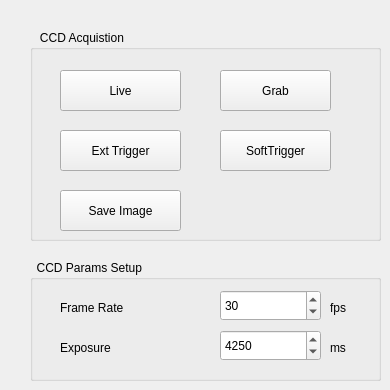
    <widget class="QWidget" name="tab_4">
     <attribute name="title">
      <string>CCD</string>
     </attribute>
     <widget class="QGroupBox" name="groupBox_4">
      <property name="geometry">
       <rect>
        <x>30</x>
        <y>30</y>
        <width>351</width>
        <height>211</height>
       </rect>
      </property>
      <property name="title">
       <string>   CCD Acquistion  </string>
      </property>
      <widget class="QPushButton" name="pushButton_Live">
       <property name="geometry">
        <rect>
         <x>30</x>
         <y>40</y>
         <width>121</width>
         <height>41</height>
        </rect>
       </property>
       <property name="text">
        <string>Live</string>
       </property>
      </widget>
      <widget class="QPushButton" name="pushButton_Grab">
       <property name="geometry">
        <rect>
         <x>190</x>
         <y>40</y>
         <width>111</width>
         <height>41</height>
        </rect>
       </property>
       <property name="text">
        <string>Grab</string>
       </property>
      </widget>
      <widget class="QPushButton" name="pushButton_ExtTrigger">
       <property name="geometry">
        <rect>
         <x>30</x>
         <y>100</y>
         <width>121</width>
         <height>41</height>
        </rect>
       </property>
       <property name="text">
        <string>Ext Trigger</string>
       </property>
      </widget>
      <widget class="QPushButton" name="pushButton_SoftTrigger">
       <property name="geometry">
        <rect>
         <x>190</x>
         <y>100</y>
         <width>111</width>
         <height>41</height>
        </rect>
       </property>
       <property name="text">
        <string>SoftTrigger</string>
       </property>
      </widget>
      <widget class="QPushButton" name="pushButton_Save">
       <property name="geometry">
        <rect>
         <x>30</x>
         <y>160</y>
         <width>121</width>
         <height>41</height>
        </rect>
       </property>
       <property name="text">
        <string>Save Image</string>
       </property>
      </widget>
     </widget>
     <widget class="QGroupBox" name="groupBox_5">
      <property name="geometry">
       <rect>
        <x>30</x>
        <y>260</y>
        <width>351</width>
        <height>121</height>
       </rect>
      </property>
      <property name="title">
       <string>  CCD Params Setup  </string>
      </property>
      <widget class="QLabel" name="label_23">
       <property name="geometry">
        <rect>
         <x>30</x>
         <y>40</y>
         <width>121</width>
         <height>16</height>
        </rect>
       </property>
       <property name="text">
        <string>Frame Rate</string>
       </property>
      </widget>
      <widget class="QSpinBox" name="spinBox_FrameRate">
       <property name="geometry">
        <rect>
         <x>190</x>
         <y>30</y>
         <width>101</width>
         <height>31</height>
        </rect>
       </property>
       <property name="minimum">
        <number>1</number>
       </property>
       <property name="maximum">
        <number>150</number>
       </property>
       <property name="singleStep">
        <number>1</number>
       </property>
       <property name="value">
        <number>30</number>
       </property>
      </widget>
      <widget class="QSpinBox" name="spinBox_Exposure">
       <property name="geometry">
        <rect>
         <x>190</x>
         <y>70</y>
         <width>101</width>
         <height>31</height>
        </rect>
       </property>
       <property name="minimum">
        <number>1</number>
       </property>
       <property name="maximum">
        <number>1000000</number>
       </property>
       <property name="singleStep">
        <number>10</number>
       </property>
       <property name="value">
        <number>4250</number>
       </property>
      </widget>
      <widget class="QLabel" name="label_24">
       <property name="geometry">
        <rect>
         <x>30</x>
         <y>80</y>
         <width>121</width>
         <height>16</height>
        </rect>
       </property>
       <property name="text">
        <string>Exposure</string>
       </property>
      </widget>
      <widget class="QLabel" name="label_25">
       <property name="geometry">
        <rect>
         <x>300</x>
         <y>80</y>
         <width>41</width>
         <height>16</height>
        </rect>
       </property>
       <property name="text">
        <string>ms</string>
       </property>
      </widget>
      <widget class="QLabel" name="label_26">
       <property name="geometry">
        <rect>
         <x>300</x>
         <y>40</y>
         <width>41</width>
         <height>16</height>
        </rect>
       </property>
       <property name="text">
        <string>fps</string>
       </property>
      </widget>
     </widget>
    </widget>
